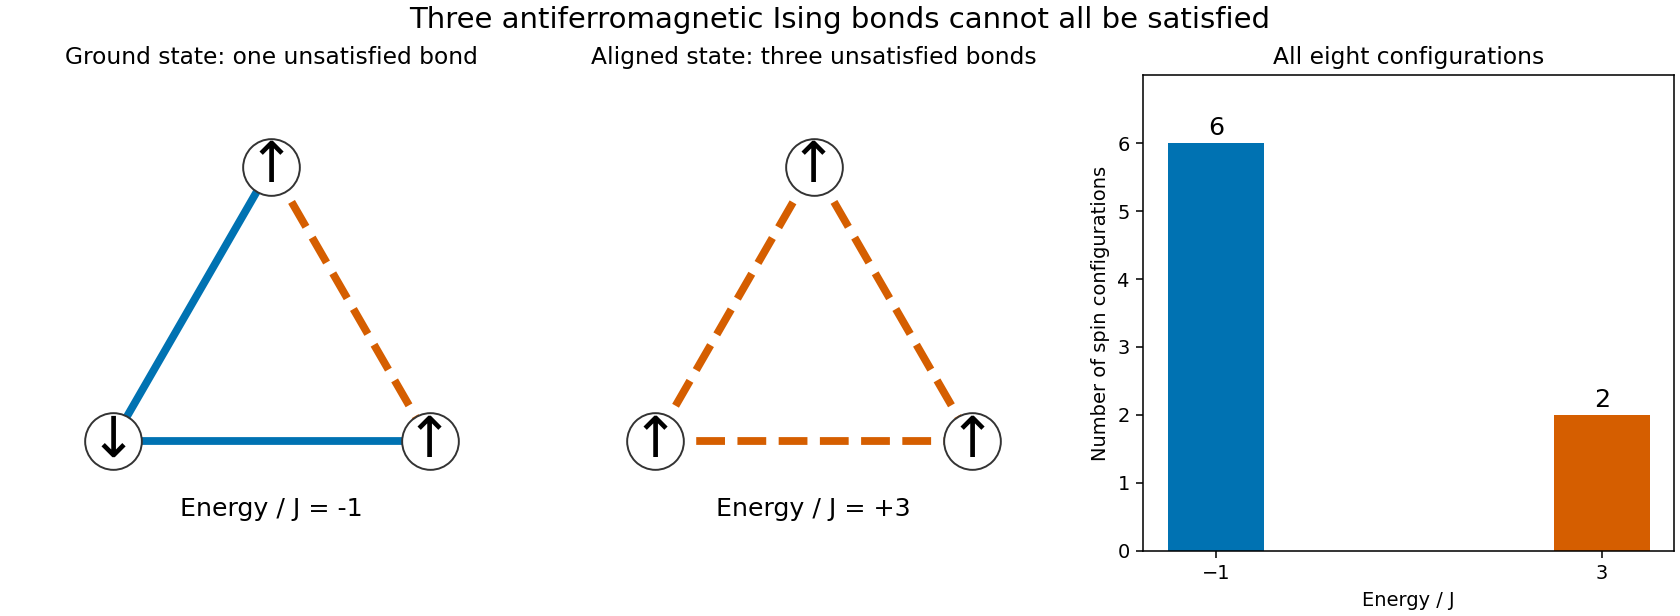

This figure's Python source:
"""Draw an exactly enumerable Ising triangle; write the PNG to the cwd."""
from pathlib import Path
import itertools

import matplotlib.pyplot as plt
import numpy as np


def energy(spins):
    return sum(spins[i] * spins[(i + 1) % 3] for i in range(3))


def main():
    fig, axes = plt.subplots(1, 3, figsize=(12, 4.4), layout="constrained")
    points = np.array([[0, 1], [-0.866, -0.5], [0.866, -0.5]])
    for ax, spins, title in zip(axes[:2], [(1, -1, 1), (1, 1, 1)],
                                 ["Ground state: one unsatisfied bond", "Aligned state: three unsatisfied bonds"]):
        for i in range(3):
            j = (i + 1) % 3
            bad = spins[i] == spins[j]
            ax.plot(*points[[i, j]].T, color="#d55e00" if bad else "#0072b2",
                    lw=4, ls="--" if bad else "-")
        for (x, y), spin in zip(points, spins):
            ax.scatter(x, y, s=850, c="white", edgecolors="#333333", zorder=3)
            ax.annotate("↑" if spin == 1 else "↓", (x, y), ha="center", va="center",
                        fontsize=29, zorder=4)
        ax.set_title(title, fontsize=12)
        ax.text(0, -0.91, f"Energy / J = {energy(spins):+d}", ha="center", fontsize=13)
        ax.set(xlim=(-1.3, 1.3), ylim=(-1.1, 1.5), aspect="equal")
        ax.axis("off")
    states = list(itertools.product((-1, 1), repeat=3))
    levels, counts = np.unique([energy(s) for s in states], return_counts=True)
    axes[2].bar(levels, counts, width=1.0, color=["#0072b2", "#d55e00"])
    axes[2].set(xticks=levels, yticks=range(7), ylim=(0, 7), xlabel="Energy / J",
                ylabel="Number of spin configurations", title="All eight configurations")
    for level, count in zip(levels, counts):
        axes[2].text(level, count + .12, str(count), ha="center", fontsize=13)
    fig.suptitle("Three antiferromagnetic Ising bonds cannot all be satisfied", fontsize=15)
    fig.savefig(Path.cwd() / (Path(__file__).stem + ".png"), dpi=140, facecolor="white")
    plt.close(fig)


if __name__ == "__main__":
    main()
